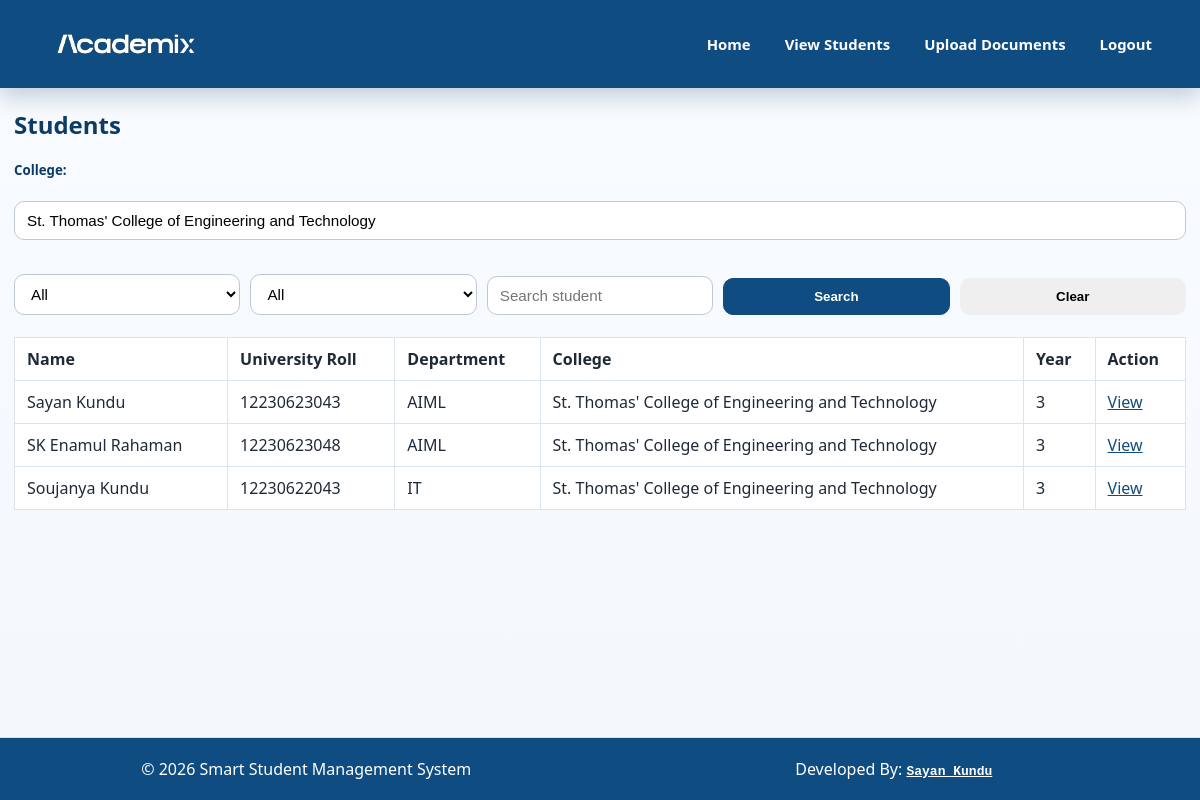
/student_list/ (signed in), run on the app's committed database.
### ssmsapp/models.py (models this page shows, shortened)
class College(models.Model):
    name = models.CharField(max_length=100, unique=True)
    def __str__(self):
        return self.name

class Student(models.Model):
    DEPARTMENT_CHOICES = [
        ("CSE", "Computer Science"),
        ("IT", "Information Technology"),
        ("AIML", "Artificial Intelligence & ML"),
    ]
    YEAR_CHOICES = [
        ("1", "1st Year"),
        ("2", "2nd Year"),
        ("3", "3rd Year"),
        ("4", "4th Year"),
    ]
    student_name = models.CharField(max_length=100)
    roll_number = models.CharField(max_length=20, unique=True)
    college_name = models.ForeignKey(College, on_delete=models.CASCADE)
    department = models.CharField(max_length=10, choices=DEPARTMENT_CHOICES)
    year = models.CharField(max_length=1, choices=YEAR_CHOICES)
    dob = models.DateField()
    photo = models.ImageField(upload_to="student_photos/", blank=True, null=True)  # ✅ new field

### ssms/views.py (the view, shortened to what this page needs)
# urls.py: path('student_list/',student_list,name='student_list'),
@never_cache
@login_required(login_url="teacher_login")
def student_list(request):
    department=request.GET.get('department')
    year=request.GET.get('year')
    query = request.GET.get('search')
    user_profile = request.user.profile
    base_qs = Student.objects.filter(
        college_name=request.user.profile.college,)
    if query:
        searches = base_qs.filter(
            Q(student_name__icontains=query) | Q(roll_number__icontains=query)
        )
        if searches.exists():
            students_to_show = searches
        else:
            students_to_show = Student.objects.none()
            messages.error(request, "No records found")
    else:
        students_to_show = base_qs
        searches = None
    return render(request, 'students/student_list.html', {
        'students': students_to_show,
        'searches': searches,
        'college': user_profile.college
    })

### ssmsapp/context_processors.py (called while the page is built)
def notice_count(request):
    count = Notice.objects.filter(is_read=False).count()
    return {
        'new_notices_count': count
    }

### templates/students/student_list.html (shortened to what this page needs)
{% extends 'tbase.html' %}
{% block content %}
<h2>Students</h2>
<div>
    <h5 class="inline-title">College:</h5>
    <input type="text" name="college" value="{{ college }}" readonly>
</div><br>
<form method="get" action="{% url 'student_list' %}" class="filter-form">
   <select name="department" onchange="this.form.submit()">
        <option value="">All</option>
    </select>
    <select name="year" onchange="this.form.submit()">
        <option value="">All</option>
    </select>
    <input type="text" name="search" placeholder="Search student"
           value="{{ request.GET.search }}">
    <button type="submit">Search</button>
    <button type="button"
            onclick="window.location.href='{% url 'student_list' %}'">
        Clear
    </button>
</form><br>
{% if not messages %}
<div class="data-scroll">
    <table>
        <tr>
            <th>Name</th>
            <th>University Roll</th>
            <th>Department</th>
            <th>College</th>
            <th>Year</th>
            <th>Action</th>
        </tr>
        {% for student in students %}
        <tr>
            <td>{{ student.student_name }}</td>
            <td>{{ student.roll_number }}</td>
            <td>{{ student.department }}</td>
            <td>{{ student.college_name }}</td>
            <td>{{ student.year }}</td>
            <td><a href="{% url 'student_details' student.id %}">View</a></td>
        </tr>
        {% endfor %}
    </table>
</div>
{% endif %}
{% endblock %}

### static/css/teachers.css (style rules this page uses)
:root { --tp-bg: #f4f7fb; --tp-surface: #ffffff; --tp-text: #1f2937; --tp-muted: #6b7280; --tp-primary: #0f4c81; --tp-primary-soft: #e8f1fb; --tp-success: #198754; --tp-danger: #dc3545; --tp-border: #dbe3ec; --tp-shadow: 0 10px 28px rgba(19, 35, 58, 0.08); }
* { box-sizing: border-box; }
body { margin: 0; min-height: 100vh; display: flex; flex-direction: column; font-family: "Segoe UI", Tahoma, Geneva, Verdana, sans-serif; color: var(--tp-text); background: linear-gradient(180deg, #f8fbff 0%, var(--tp-bg) 100%); }
h1, h2, h3, h4, h5 { margin-top: 0; color: #0c3b66; }
a { color: var(--tp-primary); }
.dashboard-container, .card, .alert, form { border-radius: 12px; }
.dashboard-container, .card, .alert, .list-group-item, table { background: var(--tp-surface); border: 1px solid var(--tp-border); box-shadow: var(--tp-shadow); }
.btn, button { display: inline-flex; align-items: center; justify-content: center; gap: 6px; padding: 10px 14px; border: 1px solid transparent; border-radius: 10px; font-weight: 600; text-decoration: none; cursor: pointer; }
.btn-primary, button[type="submit"] { background: var(--tp-primary); color: #fff; border-color: var(--tp-primary); }
input[type="text"], input[type="number"], input[type="date"], input[type="password"], input[type="file"], select, textarea, .form-control, .form-select { width: 100%; max-width: 100%; padding: 10px 12px; border: 1px solid #bec9d5; border-radius: 10px; background: #fff; font-size: 0.95rem; }
form > * + * { margin-top: 12px; }
table { width: 100%; border-collapse: collapse; border-spacing: 0; overflow: hidden; }
th, td { padding: 10px 12px; border: 1px solid var(--tp-border); text-align: left; vertical-align: top; }
.filter-form { display: grid; grid-template-columns: repeat(auto-fit, minmax(180px, 1fr)); gap: 10px; align-items: end; }
.filter-form button, .filter-form .btn { width: 100%; }
.data-scroll { width: 100%; overflow-x: auto; -webkit-overflow-scrolling: touch; }
.data-scroll > table { min-width: 620px; }

### data on the page
College: college "St. Thomas' College of Engineering and Technology"
Student: student_name "Sayan Kundu", roll_number "12230623043", department "AIML", college_name "St. Thomas' College of Engineering and Technology", year "3"
Student: student_name "SK Enamul Rahaman", roll_number "12230623048", department "AIML", college_name "St. Thomas' College of Engineering and Technology", year "3"
Student: student_name "Soujanya Kundu", roll_number "12230622043", department "IT", college_name "St. Thomas' College of Engineering and Technology", year "3"
